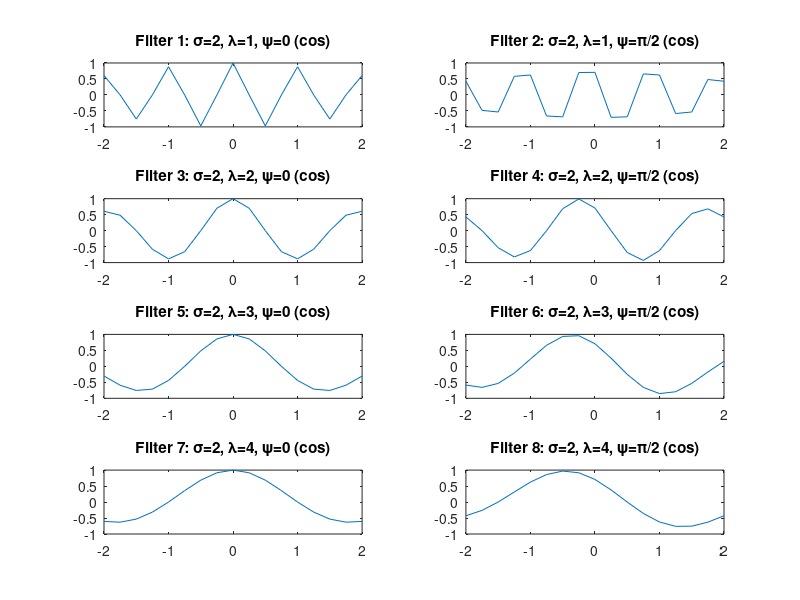

The MATLAB source for this figure: (Note: this script raises an error after producing the figure.)
%apply to Ex2

% othogonal
%Persevalization

%Chapter 1 create GaborFilters
clear;
% Parameters
sigma1 = 2;
sigma2 = 3;
sigma3 = 1;
lambda1 = 1;
lambda2 = 2;
lambda3 = 3;
lambda4 = 4;
psi1 = 0;
psi2 = pi/4;

% Sampling points
x = linspace(-2, 2, 17);

% Generate filters (cosine)
g1 = exp(-x.^2 / (2 * sigma1^2)) .* cos(2 * pi * x / lambda1 + psi1);
g2 = exp(-x.^2 / (2 * sigma1^2)) .* cos(2 * pi * x / lambda1 + psi2);
g2prime = exp(-x.^2 / (2 * sigma1^2)) .* cos(2 * pi * x / (lambda1-0.2) + psi2);
g3 = exp(-x.^2 / (2 * sigma1^2)) .* cos(2 * pi * x / lambda2 + psi1);
g3prime = exp(-x.^2 / (2 * (sigma1-0.5)^2)) .* cos(2 * pi * x / lambda2 + psi1);
g4 = exp(-x.^2 / (2 * sigma1^2)) .* cos(2 * pi * x / lambda2 + psi2);
g5 = exp(-x.^2 / (2 * sigma1^2)) .* cos(2 * pi * x / lambda3 + psi1);
g6 = exp(-x.^2 / (2 * sigma1^2)) .* cos(2 * pi * x / lambda3 + psi2);
g6prime = exp(-x.^2 / (2 * sigma1^2)) .* cos(2 * pi * x / (lambda3) + psi2);
g7 = exp(-x.^2 / (2 * sigma1^2)) .* cos(2 * pi * x / lambda4 + psi1);
g8 = exp(-x.^2 / (2 * sigma1^2)) .* cos(2 * pi * x / lambda4 + psi2);

% Generate filters (sine)
h1 = exp(-x.^2 / (2 * sigma2^2)) .* sin(2 * pi * x / lambda1 + psi1);
h2 = exp(-x.^2 / (2 * sigma2^2)) .* sin(2 * pi * x / lambda1 + psi2);
h3 = exp(-x.^2 / (2 * sigma2^2)) .* sin(2 * pi * x / lambda2 + psi1);
h4 = exp(-x.^2 / (2 * sigma2^2)) .* sin(2 * pi * x / lambda2 + psi2);
h5 = exp(-x.^2 / (2 * sigma2^2)) .* sin(2 * pi * x / lambda3 + psi1);
h6 = exp(-x.^2 / (2 * sigma2^2)) .* sin(2 * pi * x / lambda3 + psi2);
h7 = exp(-x.^2 / (2 * sigma2^2)) .* sin(2 * pi * x / lambda4 + psi1);
h8 = exp(-x.^2 / (2 * sigma2^2)) .* sin(2 * pi * x / lambda4 + psi2);
h9 = exp(-x.^2 / (2 * sigma1^2)) .* sin(2 * pi * x / lambda1 + psi1);
h10 = exp(-x.^2 / (2 * sigma1^2)) .* sin(2 * pi * x / lambda1 + psi2);
h11 = exp(-x.^2 / (2 * sigma1^2)) .* sin(2 * pi * x / lambda2 + psi1);
h12 = exp(-x.^2 / (2 * sigma1^2)) .* sin(2 * pi * x / lambda2 + psi2);
h13 = exp(-x.^2 / (2 * sigma1^2)) .* sin(2 * pi * x / lambda3 + psi1);
h14 = exp(-x.^2 / (2 * sigma1^2)) .* sin(2 * pi * x / lambda3 + psi2);
h15 = exp(-x.^2 / (2 * sigma1^2)) .* sin(2 * pi * x / lambda4 + psi1);
h16 = exp(-x.^2 / (2 * sigma1^2)) .* sin(2 * pi * x / lambda4 + psi2);
h17 = exp(-x.^2 / (2 * sigma3^2)) .* sin(2 * pi * x / lambda1 + psi1);
h18 = exp(-x.^2 / (2 * sigma3^2)) .* sin(2 * pi * x / lambda1 + psi2);
h19 = exp(-x.^2 / (2 * sigma3^2)) .* sin(2 * pi * x / lambda2 + psi1);
h20 = exp(-x.^2 / (2 * sigma3^2)) .* sin(2 * pi * x / lambda2 + psi2);
h21 = exp(-x.^2 / (2 * sigma3^2)) .* sin(2 * pi * x / lambda3 + psi1);
h22 = exp(-x.^2 / (2 * sigma3^2)) .* sin(2 * pi * x / lambda3 + psi2);
h23 = exp(-x.^2 / (2 * sigma3^2)) .* sin(2 * pi * x / lambda4 + psi1);
h24 = exp(-x.^2 / (2 * sigma3^2)) .* sin(2 * pi * x / lambda4 + psi2);
h25 = exp(-x.^2 / (2 * sigma3^2)) .* sin(2 * pi * x / lambda1 + psi1);
h26 = exp(-x.^2 / (2 * sigma3^2)) .* sin(2 * pi * x / lambda1 + psi2);
h27 = exp(-x.^2 / (2 * sigma3^2)) .* sin(2 * pi * x / lambda2 + psi1);
h28 = exp(-x.^2 / (2 * sigma3^2)) .* sin(2 * pi * x / lambda2 + psi2);
h29 = exp(-x.^2 / (2 * sigma3^2)) .* sin(2 * pi * x / lambda3 + psi1);
h30 = exp(-x.^2 / (2 * sigma3^2)) .* sin(2 * pi * x / lambda3 + psi2);
h31 = exp(-x.^2 / (2 * sigma3^2)) .* sin(2 * pi * x / lambda4 + psi1);
h32 = exp(-x.^2 / (2 * sigma3^2)) .* sin(2 * pi * x / lambda4 + psi2);

% Plot filters (cosine)
figure;
subplot(4, 2, 1); plot(x, g1); title('Filter 1: \sigma=2, \lambda=1, \psi=0 (cos)');
subplot(4, 2, 2); plot(x, g2); title('Filter 2: \sigma=2, \lambda=1, \psi=\pi/2 (cos)');
subplot(4, 2, 3); plot(x, g3); title('Filter 3: \sigma=2, \lambda=2, \psi=0 (cos)');
subplot(4, 2, 4); plot(x, g4); title('Filter 4: \sigma=2, \lambda=2, \psi=\pi/2 (cos)');
subplot(4, 2, 5); plot(x, g5); title('Filter 5: \sigma=2, \lambda=3, \psi=0 (cos)');
subplot(4, 2, 6); plot(x, g6); title('Filter 6: \sigma=2, \lambda=3, \psi=\pi/2 (cos)');
subplot(4, 2, 7); plot(x, g7); title('Filter 7: \sigma=2, \lambda=4, \psi=0 (cos)');
subplot(4, 2, 8); plot(x, g8); title('Filter 8: \sigma=2, \lambda=4, \psi=\pi/2 (cos)');
sgtitle('Highpass Gabor Filters (Cosine)');

% Plot filters (sine)
figure;
subplot(4, 2, 1); plot(x, h1); title('Filter 9: \sigma=3, \lambda=1, \psi=0 (sin)');
subplot(4, 2, 2); plot(x, h2); title('Filter 10: \sigma=3, \lambda=1, \psi=\pi/2 (sin)');
subplot(4, 2, 3); plot(x, h3); title('Filter 11: \sigma=3, \lambda=2, \psi=0 (sin)');
subplot(4, 2, 4); plot(x, h4); title('Filter 12: \sigma=3, \lambda=2, \psi=\pi/2 (sin)');
subplot(4, 2, 5); plot(x, h5); title('Filter 13: \sigma=3, \lambda=3, \psi=0 (sin)');
subplot(4, 2, 6); plot(x, h6); title('Filter 14: \sigma=3, \lambda=3, \psi=\pi/2 (sin)');
subplot(4, 2, 7); plot(x, h7); title('Filter 15: \sigma=3, \lambda=4, \psi=0 (sin)');
subplot(4, 2, 8); plot(x, h8); title('Filter 16: \sigma=3, \lambda=4, \psi=\pi/2 (sin)');
sgtitle('Highpass Gabor Filters (Sine)');

% Combine filters into gaborMatrix
GaborMatrix1 = [g1; g4; g5; g7; g8; h1; h2; h3; h4; h5; h6; h7; h8];
svdGaborMatrix1 = svd(GaborMatrix1);

%Chapter2 Try to eliminate bad filters which makes linearly dependent
GaborMatrix2 = [g1; g2prime; g3prime; g4; g5; g6prime; g7; g8; h1; h2; h3; h4; h5; h6; h7; h8; h9; h10; h11; h12; h13; h14; h15; h16; h17; h18; h19; h20; h21; h22; h23; h24; h25; h26; h27; h28; h29; h30; h31; h32];
svdGaborMatrix2 = svd(GaborMatrix2);

%Chapter3 Subtract the mean to make each filter zero mean
for i = 1:size(GaborMatrix2, 1)
    GaborMatrix2(i, :) = GaborMatrix2(i, :) - mean(GaborMatrix2(i, :));
    GaborMatrix2(i, end) = GaborMatrix2(i, end) - sum(GaborMatrix2(i, :));
end

% Check the sum of each row to ensure they are zero
Checkrow_sums = sum(GaborMatrix2, 2);
disp('Sum of each row of GaborMatrix2 after adjustments:');
disp(Checkrow_sums);

%Chapter 4: add the lowpass and the function of interest
lowpass = (1/2^16) * [1, 16, 120, 560, 1820, 4368, 8008, 11440, 12870, 11440, 8008, 4368, 1820, 560, 120, 16, 1];
Q_pre = [lowpass; GaborMatrix2];
SVDQ_pre = svd(Q_pre);

% Define the function (with handling for x = 0 to avoid division by zero)
N = 24000;
x = linspace(-2, 2, N)'; % The apostrophe (') here transposes the row vector to a column vector

% Define the piecewise function
a = 2; % You can set the value of a as needed
f = zeros(size(x));
for i = 1:length(x)
    if abs(x(i)) <= 1
        f(i) = 1 - abs(x(i))^a;
    else
        f(i) = 0;
    end
end

sizef = size(f);

% Display the function
figure;
plot(x, f);
title('Piecewise Function f(x)');
xlabel('x');
ylabel('f(x)');

% Initialize the approximation
f_prime = zeros(size(f));

% Define lowpass filter
lowpass = (1/2^16) * [1, 16, 120, 560, 1820, 4368, 8008, 11440, 12870, 11440, 8008, 4368, 1820, 560, 120, 16, 1];

% Make highpass filters orthogonal to lowpass filter
for i = 1:size(GaborMatrix2, 1)
    highpass_filter = GaborMatrix2(i, :);
    projection = (dot(lowpass, highpass_filter) / dot(lowpass, lowpass)) * lowpass;
    GaborMatrix2(i, :) = highpass_filter - projection;
end

% Normalize by max singular value
Q = Q_pre / 8.8;

% Perform Singular Value Decomposition (SVD)
[U, S, V] = svd(Q);
SVDQ = svd(Q);
% Ensure the singular values are less than or equal to 1
singular_values = diag(S);

if all(singular_values <= 1.0005)
    % Construct D2 matrix
    Sigma2 = diag(sqrt(1 - singular_values.^2));
    D2 = Sigma2 * V';
    
    % Form the Parseval frame
    Q2pre = [Q; D2];
    
    % make sure no imaginary
    Q2 = real(Q2pre);
    
    % Verify the Parseval frame
    if norm(Q2' * Q2 - eye(size(Q2, 2))) < 1e-10
        disp('Parseval frame verified.');
    else
        disp('Parseval frame verification failed.');
    end
else
    disp('Singular values are not all less than or equal to 1.');
end

% lowpass filter reconstruction
f_conv0 = conv(f, lowpass, 'same'); % First convolution
f_double_conv0 = conv(f_conv0, lowpass, 'same'); % Second convolution
f_prime = f_prime + f_double_conv0;

% Perform double convolution with each orthogonalized highpass filter
for i = 1:size(Q2, 1) %Replace GaborMatrix2 with Q2
    H = Q2(i, :);
    f_conv = conv(f, H, 'same'); % First convolution
    f_double_conv = conv(f_conv, H, 'same'); % Second convolution
    f_prime = f_prime + f_double_conv;
end

% Calculate the error
error = f - f_prime;

% Display the reconstructed function
figure;
plot(x, f_prime, 'r--', 'DisplayName', 'Reconstructed Function $\hat{f}(x)$');
title('Reconstructed Function');
xlabel('x');
ylabel('Function Value');
legend('Interpreter', 'latex');

% Trick to scale
% Calculate the scaling factor
scaling_factor = max(abs(f)) / max(abs(f_prime));
% Apply the scaling factor to the reconstructed signal
f_prime = f_prime * scaling_factor;

% Display the original and reconstructed function
figure;
plot(x, f, 'b', 'DisplayName', 'Original Function f(x)');
hold on;
plot(x, f_prime, 'r--', 'DisplayName', 'Reconstructed Function $\hat{f}(x)$');
title('Original and Reconstructed Function');
xlabel('x');
ylabel('Function Value');
legend('Interpreter', 'latex');

% Calculate the error
error = f - f_prime;

% Calculate the Mean Squared Error (MSE)
mse = mean(error.^2);

% Calculate the Peak Signal-to-Noise Ratio (PSNR)
psnr_value = 10 * log10(max(f.^2) / mse);
